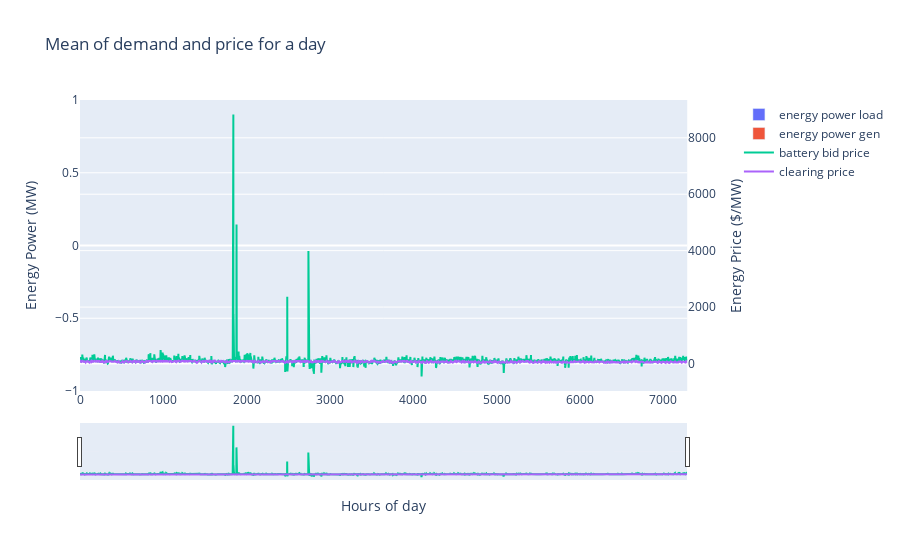

Notebook source saved alongside this figure:
### Code cell
fig = make_subplots(specs=[[{"secondary_y": True}]])
fig.add_trace(go.Bar(x=results['timestamp'].index, y=results['battery_bid_cleared_power_load'], name='energy power load'), secondary_y=False)
fig.add_trace(go.Bar(x=results['timestamp'].index, y=results['battery_bid_cleared_power_gen'], name='energy power gen'), secondary_y=False)
fig.add_trace(go.Scatter(x=results['timestamp'].index, y=results['battery_bid_price'], name='battery bid price'), secondary_y=True)
fig.add_trace(go.Scatter(x=results['timestamp'].index, y=results['clearing_price'], name='clearing price'), secondary_y=True)

# Add figure title
fig.update_layout(
    title_text="Mean of demand and price for a day",
    xaxis_rangeslider_visible=True,
)

# Set x-axis title
fig.update_xaxes(title_text="Hours of day")

# Set y-axes titles
fig.update_yaxes(title_text="Energy Power (MW)", secondary_y=False)
fig.update_yaxes(title_text="Energy Price ($/MW)", secondary_y=True)

fig.show()

### Figure 1 — Plotly figure (JSON) as saved in the notebook; plotly's stock layout.template omitted (floating-point values rounded to 4 significant figures; data arrays with more than 128 entries replaced by an {"elided": "..."} marker saying what was removed)
{"data": [{"name": "energy power load", "type": "bar", "x": {"elided": "7288 int values"}, "xaxis": "x", "y": {"elided": "7288 int values"}, "yaxis": "y"}, {"name": "energy power gen", "type": "bar", "x": {"elided": "7288 int values"}, "xaxis": "x", "y": {"elided": "7288 int values"}, "yaxis": "y"}, {"name": "battery bid price", "type": "scatter", "x": {"elided": "7288 int values"}, "xaxis": "x", "y": {"elided": "7288 float values"}, "yaxis": "y2"}, {"name": "clearing price", "type": "scatter", "x": {"elided": "7288 int values"}, "xaxis": "x", "y": {"elided": "7288 int values"}, "yaxis": "y2"}], "layout": {"title": {"text": "Mean of demand and price for a day"}, "xaxis": {"anchor": "y", "domain": [0, 0.94], "rangeslider": {"visible": true}, "title": {"text": "Hours of day"}}, "yaxis": {"anchor": "x", "domain": [0, 1], "title": {"text": "Energy Power (MW)"}}, "yaxis2": {"anchor": "x", "overlaying": "y", "side": "right", "title": {"text": "Energy Price ($/MW)"}}}}
